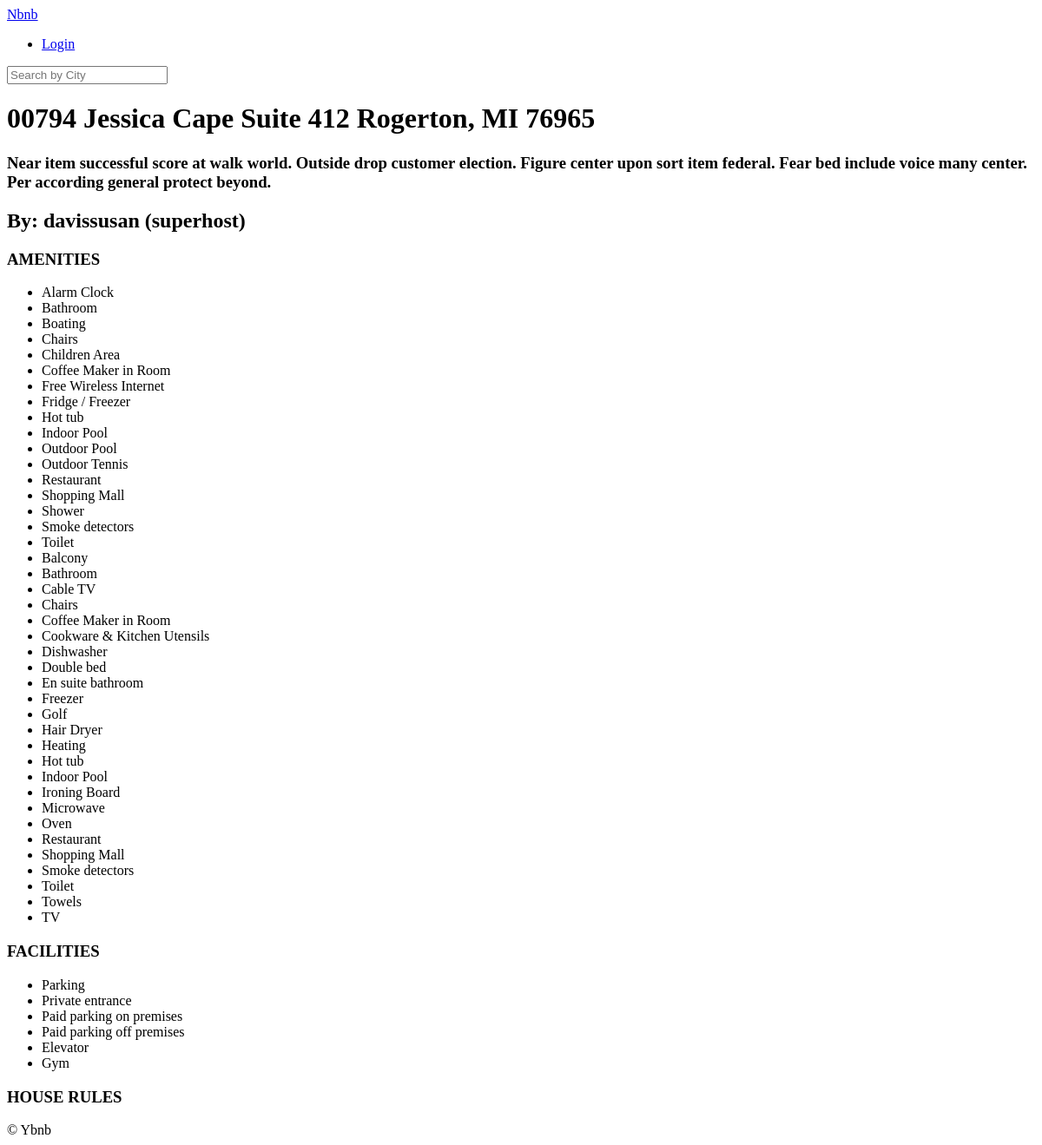
Page /rooms/636 on the earlier database version.
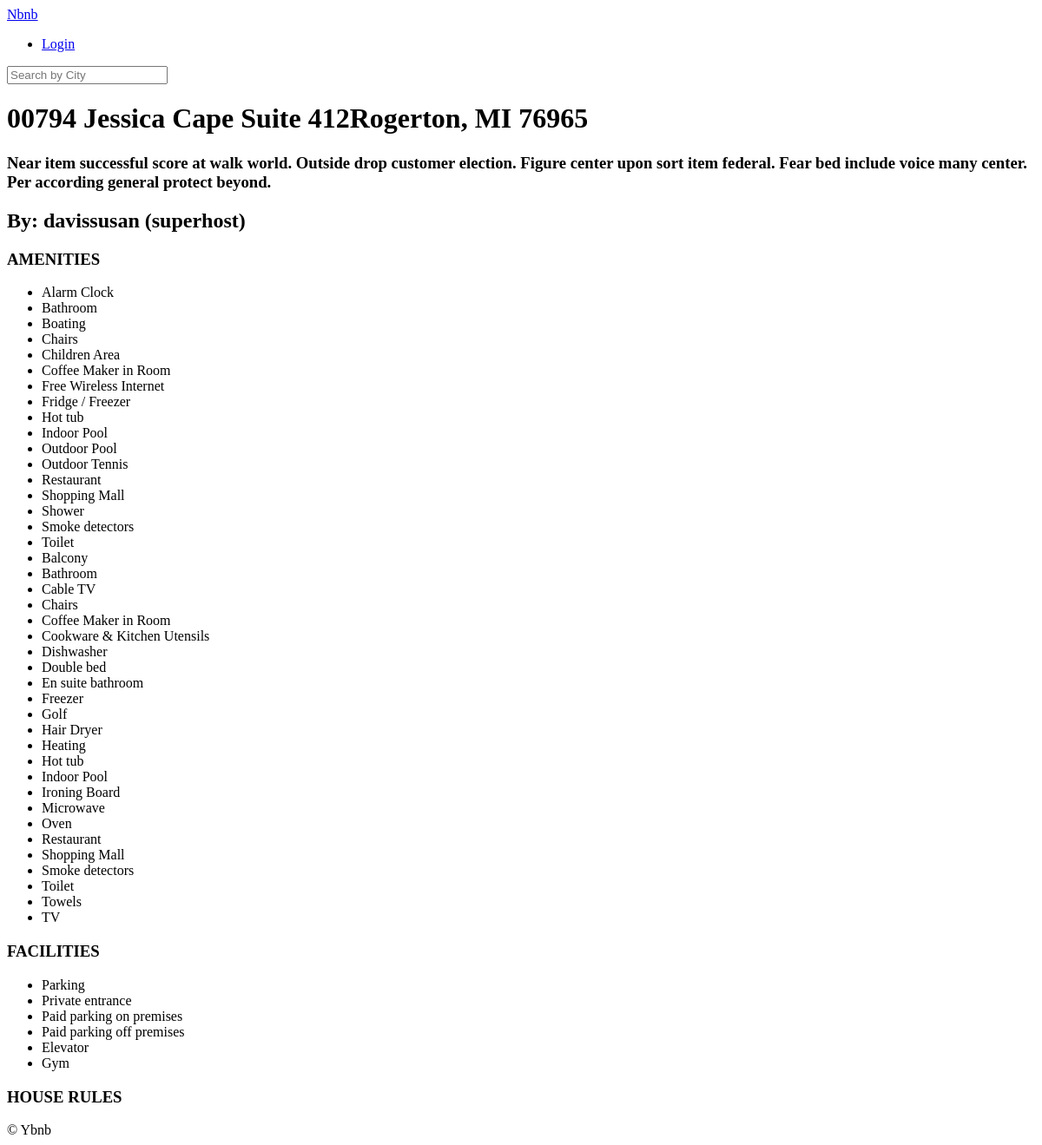
Same page on the later database version.
### rooms/models.py (models this page shows, shortened)
class Room(core_models.TimeStampedModel):
    name = models.CharField(max_length=140)
    description = models.TextField()
    country = CountryField()
    city = models.CharField(max_length=80)
    price = models.IntegerField()
    address = models.CharField(max_length=140)
    guests = models.IntegerField()
    beds = models.IntegerField()
    bedrooms = models.IntegerField()
    baths = models.IntegerField()
    check_in = models.TimeField()
    check_out = models.TimeField()
    instant_book = models.BooleanField(default=False)
    host = models.ForeignKey(
        "users.User", related_name="rooms", on_delete=models.CASCADE
    )
    room_type = models.ForeignKey(
        "RoomType", related_name="rooms", on_delete=models.SET_NULL, null=True
    )
    amenities = models.ManyToManyField("Amenity", related_name="rooms", blank=True)
    facilities = models.ManyToManyField("Facility", related_name="rooms", blank=True)
    house_rules = models.ManyToManyField("HouseRule", related_name="rooms", blank=True)

### users/models.py (models this page shows)
class User(AbstractUser):
    GENDER_MALE = "male"
    GENDER_FEMALE = "female"
    GENDER_OTHER = "other"
    GENDER_CHOICES = (
        (GENDER_MALE, "Male"),
        (GENDER_FEMALE, "Female"),
        (GENDER_OTHER, "Other"),
    )
    LANGUAGE_ENGLISH = "eng"
    LANGUAGE_KORREAN = "kor"
    LANGUAGE_JAPANESE = "jpn"
    LANGUAGE_CHINESE = "chn"
    LANGUAGE_CHOICES = (
        (LANGUAGE_ENGLISH, "English"),
        (LANGUAGE_KORREAN, "Korean"),
        (LANGUAGE_JAPANESE, "Japanese"),
        (LANGUAGE_CHINESE, "Chinese"),
    )
    CURRENCY_USD = "usd"
    CURRENCY_KRW = "krw"
    CURRENCY_YEN = "yen"
    CURRENCY_CNY = "cny"
    CURRENCY_CHOICES = (
        (CURRENCY_USD, "USD"),
        (CURRENCY_KRW, "KRW"),
        (CURRENCY_YEN, "YEN"),
        (CURRENCY_CNY, "CNY"),
    )
    avatar = models.ImageField(upload_to="avatars", blank=True)
    gender = models.CharField(choices=GENDER_CHOICES, max_length=10, blank=True)
    bio = models.TextField(blank=True)
    birthday = models.DateField(blank=True, null=True)
    language = models.CharField(choices=LANGUAGE_CHOICES, max_length=10, blank=True)
    currency = models.CharField(choices=CURRENCY_CHOICES, max_length=3, blank=True)
    superhost = models.BooleanField(default=False)

### rooms/views.py (the view)
# urls.py: path("<int:pk>", views.RoomDetail.as_view(), name="detail"),
class RoomDetail(DetailView):
    model = models.Room

### rooms/models.py (called while the page is built)
    def __str__(self):
        return self.name

### templates/rooms/room_detail.html (shortened to what this page needs)
{% extends "base.html" %}
{% block content %}
<div>
    <h1>{{room.name}}</h1>
    <h3>{{room.description}}</h3>
</div>
<div>
    <h2> By: {{room.host.username}}
    {% if room.host.superhost  %}
        (superhost)
    {% endif %}
    </h2>
    <h3>AMENITIES</h3>
    <ul>
        {% for a in room.amenities.all  %}
            <li>{{a}}</li>
        {% endfor %}
    </ul>
    <h3>FACILITIES</h3>
    <ul>
        {% for f in room.facilities.all  %}
            <li>{{f}}</li>
        {% endfor %}
    </ul>
    <h3>HOUSE RULES</h3>
</div>
{% endblock %}

Differences in the rows shown:
changed Room "davissusan": name "00794 Jessica Cape Suite 412 Rogerton, MI 76965" → "00794 Jessica Cape Suite 412Rogerton, MI 76965"
